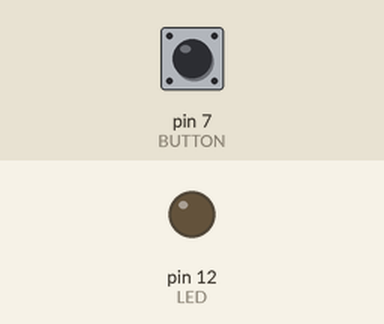
A sketch run on a simulated Arduino Uno, built with avr-gcc and run on an emulated ATmega328P. Parts: output pins drawn as LEDs (lit = HIGH). The inputs (shaded band) are chosen by the test bench; at power-on: pin 7 (BUTTON) LOW.

Above: at 1.2 s.
1.3 s: pin 7 (BUTTON) pulled HIGH for 3.2 s
At 2.2 s:
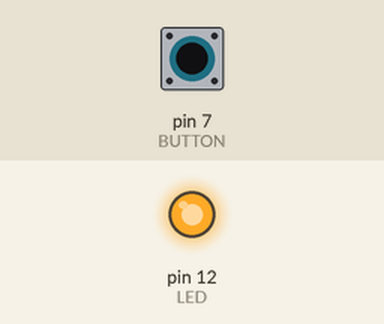
6.8 s: pin 7 (BUTTON) pulled HIGH for 0.15 s
At 9.1 s:
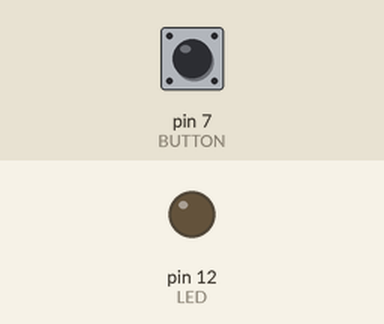
9.9 s: pin 7 (BUTTON) pulled HIGH for 1 s
At 11.1 s:
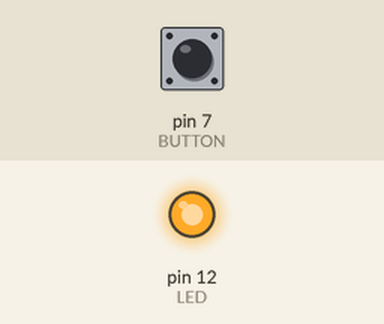
Timing chart, 0 to 13.4 s (numbered marks = the images above; inputs shaded):
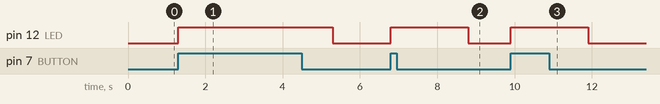

The sketch:

181228_pulldown.ino
```cpp
#define LED 12 // LED를 12번 핀으로 연결
#define BUTTON 7 // 버튼을 7번 핀으로 연결

void setup() {
  pinMode(LED, OUTPUT); // LED로 출력
  pinMode(BUTTON, INPUT); // BUTTON으로 입력
}

void loop() {
  if(digitalRead(BUTTON) == HIGH){ // 만약 버튼에 5v가 흐르면
    digitalWrite(LED, HIGH); // LED에 5v를 흘린다
    delay(2000); // 2초동안
    digitalWrite(LED, LOW); // LED에 0v를 흘린다
  }
}
```

Measured:
- after the input at 1.3 s, pin 12 (LED): LOW → HIGH at once, → LOW 4.0 s later
- after the input at 6.8 s, pin 12 (LED): LOW → HIGH at once, → LOW 2.0 s later
- after the input at 9.9 s, pin 12 (LED): LOW → HIGH at once, → LOW 2.0 s later
